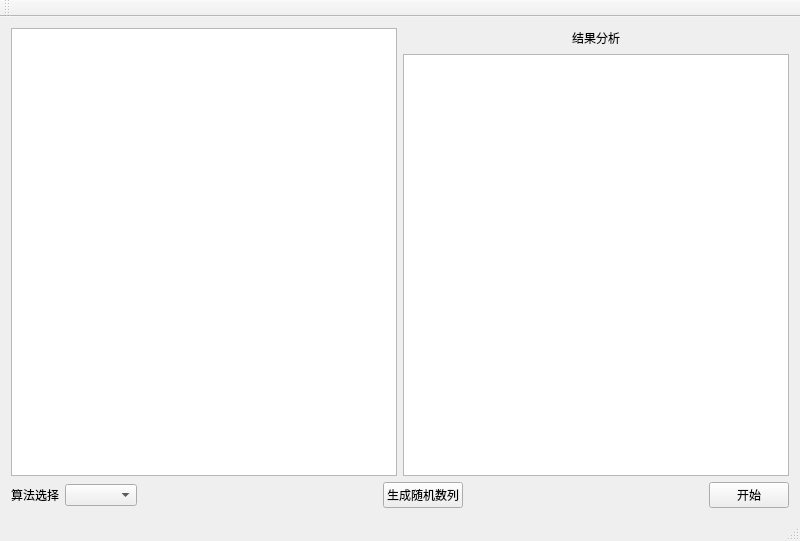
<?xml version="1.0" encoding="UTF-8"?>
<ui version="4.0">
 <class>SortClass</class>
 <widget class="QMainWindow" name="SortClass">
  <property name="geometry">
   <rect>
    <x>0</x>
    <y>0</y>
    <width>800</width>
    <height>541</height>
   </rect>
  </property>
  <property name="windowTitle">
   <string>Sort</string>
  </property>
  <widget class="QWidget" name="centralWidget">
   <layout class="QVBoxLayout" name="verticalLayout_3">
    <item>
     <layout class="QVBoxLayout" name="verticalLayout_2">
      <item>
       <layout class="QHBoxLayout" name="horizontalLayout_3">
        <item>
         <widget class="QPlainTextEdit" name="PlainTE_show"/>
        </item>
        <item>
         <layout class="QVBoxLayout" name="verticalLayout">
          <item>
           <layout class="QHBoxLayout" name="horizontalLayout_2">
            <item>
             <spacer name="horizontalSpacer_2">
              <property name="orientation">
               <enum>Qt::Horizontal</enum>
              </property>
              <property name="sizeHint" stdset="0">
               <size>
                <width>40</width>
                <height>20</height>
               </size>
              </property>
             </spacer>
            </item>
            <item>
             <widget class="QLabel" name="label_2">
              <property name="text">
               <string>结果分析</string>
              </property>
             </widget>
            </item>
            <item>
             <spacer name="horizontalSpacer_3">
              <property name="orientation">
               <enum>Qt::Horizontal</enum>
              </property>
              <property name="sizeHint" stdset="0">
               <size>
                <width>40</width>
                <height>20</height>
               </size>
              </property>
             </spacer>
            </item>
           </layout>
          </item>
          <item>
           <widget class="QPlainTextEdit" name="PlainTE_analyze"/>
          </item>
         </layout>
        </item>
       </layout>
      </item>
      <item>
       <layout class="QHBoxLayout" name="horizontalLayout">
        <item>
         <widget class="QLabel" name="label">
          <property name="text">
           <string>算法选择</string>
          </property>
         </widget>
        </item>
        <item>
         <widget class="QComboBox" name="Sort_box"/>
        </item>
        <item>
         <spacer name="horizontalSpacer">
          <property name="orientation">
           <enum>Qt::Horizontal</enum>
          </property>
          <property name="sizeHint" stdset="0">
           <size>
            <width>108</width>
            <height>18</height>
           </size>
          </property>
         </spacer>
        </item>
        <item>
         <widget class="QPushButton" name="Bt_create">
          <property name="text">
           <string>生成随机数列</string>
          </property>
         </widget>
        </item>
        <item>
         <spacer name="horizontalSpacer_4">
          <property name="orientation">
           <enum>Qt::Horizontal</enum>
          </property>
          <property name="sizeHint" stdset="0">
           <size>
            <width>108</width>
            <height>18</height>
           </size>
          </property>
         </spacer>
        </item>
        <item>
         <widget class="QPushButton" name="Bt_start">
          <property name="text">
           <string>开始</string>
          </property>
         </widget>
        </item>
       </layout>
      </item>
     </layout>
    </item>
   </layout>
   <zorder>horizontalSpacer_2</zorder>
   <zorder>horizontalSpacer_3</zorder>
   <zorder>horizontalSpacer</zorder>
   <zorder>Bt_create</zorder>
   <zorder>horizontalSpacer_4</zorder>
  </widget>
  <widget class="QMenuBar" name="menuBar">
   <property name="geometry">
    <rect>
     <x>0</x>
     <y>0</y>
     <width>800</width>
     <height>23</height>
    </rect>
   </property>
  </widget>
  <widget class="QToolBar" name="mainToolBar">
   <attribute name="toolBarArea">
    <enum>TopToolBarArea</enum>
   </attribute>
   <attribute name="toolBarBreak">
    <bool>false</bool>
   </attribute>
  </widget>
  <widget class="QStatusBar" name="statusBar"/>
 </widget>
 <layoutdefault spacing="6" margin="11"/>
 <resources>
  <include location="sort.qrc"/>
 </resources>
 <connections/>
</ui>
